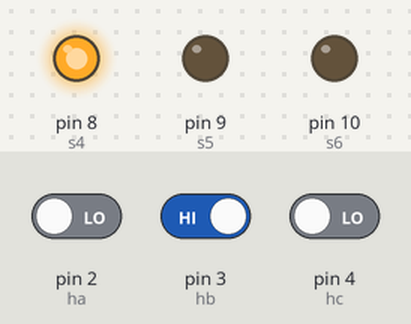
This sketch was run on a simulated Arduino Uno, built with avr-gcc and run on an emulated ATmega328P. On the bench: output pins drawn as LEDs (lit = HIGH). The test bench sets the inputs (shaded band); at power-on: pin 2 (ha) LOW, pin 4 (hc) LOW, pin 3 (hb) HIGH. Pins used as bus, display or sensor lines are not drawn.

Above: at 1.2 s.
1.3 s: pin 2 (ha) driven HIGH
At 1.8 s:
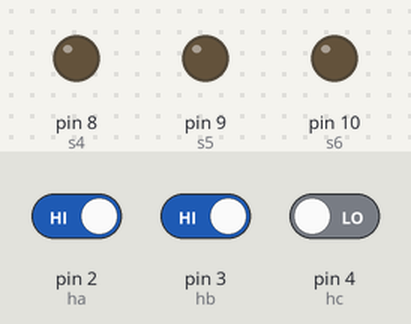
2.8 s: pin 2 (ha) driven LOW
At 4.0 s:
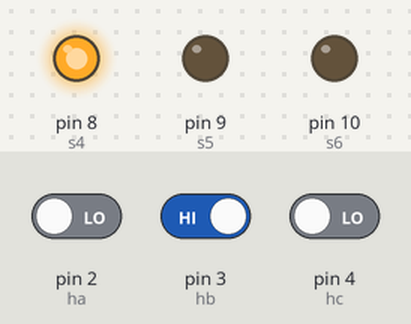
4.3 s: pin 4 (hc) driven HIGH
At 5.2 s:
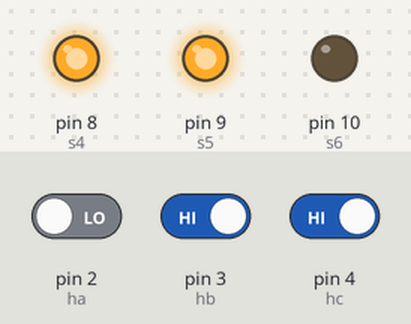
5.8 s: pin 3 (hb) driven LOW
At 6.4 s:
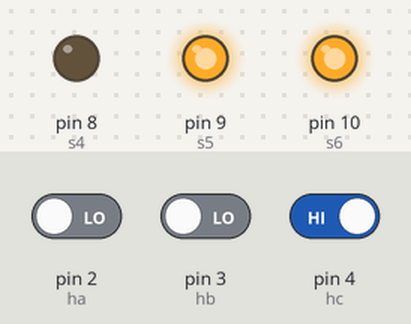
7.3 s: pin 2 (ha) driven HIGH
At 8.5 s:
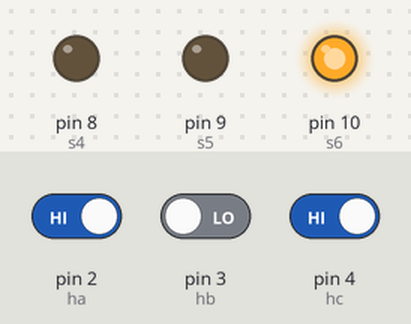
8.8 s: pin 4 (hc) driven LOW
At 9.9 s:
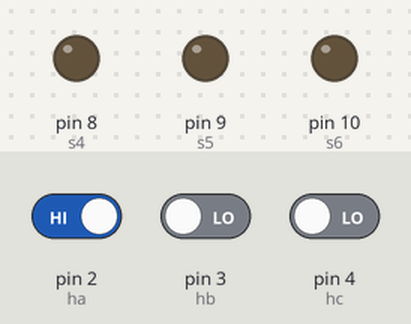
Timing chart, 0 to 11.3 s (numbered marks = the images above; inputs shaded):
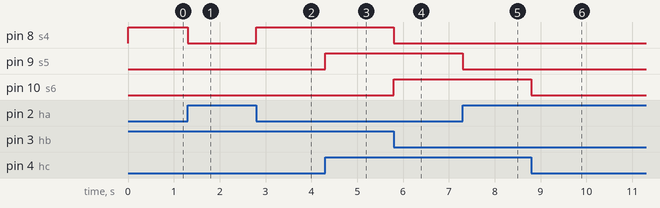

Measured:
- after the input at 1.3 s, pin 8 (s4): HIGH → LOW at once
- after the input at 2.8 s, pin 8 (s4): LOW → HIGH at once
- after the input at 4.3 s, pin 9 (s5): LOW → HIGH at once
- after the input at 5.8 s, pin 8 (s4): HIGH → LOW at once; pin 10 (s6): LOW → HIGH at once
- after the input at 7.3 s, pin 9 (s5): HIGH → LOW at once
- after the input at 8.8 s, pin 10 (s6): HIGH → LOW at once

The sketch:

part2.ino
```cpp
int s1=5,s2=6,s3=7,s4=8,s5=9,s6=10;
int ha=2,hb=3,hc=4;
int hallsensor_a,hallsensor_b,hallsensor_c;


void setup() {
  // put your setup code here, to run once:
  pinMode(s1,OUTPUT);
  pinMode(s2,OUTPUT);
  pinMode(s3,OUTPUT);
  pinMode(s4,OUTPUT);
  pinMode(s5,OUTPUT);
  pinMode(s6,OUTPUT);

  pinMode(ha,INPUT);
  pinMode(hb,INPUT);
  pinMode(hc,INPUT);

}

void loop() {
  // put your main code here, to run repeatedly:
hallsensor_a = digitalRead(ha);
hallsensor_b = digitalRead(hb);
hallsensor_c = digitalRead(hc);

if(hallsensor_a==1 && hallsensor_b==0 && hallsensor_c==1)
{
digitalWrite(s1,HIGH);
digitalWrite(s6,HIGH);

digitalWrite(s2,LOW);
digitalWrite(s3,LOW);
digitalWrite(s4,LOW);
digitalWrite(s5,LOW);


}
else if(hallsensor_a==1 && hallsensor_b==0 && hallsensor_c==0)
{
  digitalWrite(s1,HIGH);
digitalWrite(s2,HIGH);

digitalWrite(s3,LOW);
digitalWrite(s4,LOW);
digitalWrite(s5,LOW);
digitalWrite(s6,LOW);


}
else if(hallsensor_a==1 && hallsensor_b==1 && hallsensor_c==0)
{
  digitalWrite(s2,HIGH);
digitalWrite(s3,HIGH);

digitalWrite(s1,LOW);
digitalWrite(s6,LOW);
digitalWrite(s4,LOW);
digitalWrite(s5,LOW);
}
else if(hallsensor_a==0 && hallsensor_b==1 && hallsensor_c==0)
{
  digitalWrite(s3,HIGH);
digitalWrite(s4,HIGH);

digitalWrite(s2,LOW);
digitalWrite(s1,LOW);
digitalWrite(s6,LOW);
digitalWrite(s5,LOW);
}
else if(hallsensor_a==0 && hallsensor_b==1 && hallsensor_c==1)
{
  digitalWrite(s4,HIGH);
digitalWrite(s5,HIGH);

digitalWrite(s2,LOW);
digitalWrite(s3,LOW);
digitalWrite(s1,LOW);
digitalWrite(s6,LOW);
}
else if(hallsensor_a==0 && hallsensor_b==0 && hallsensor_c==1)
{
  digitalWrite(s5,HIGH);
digitalWrite(s6,HIGH);

digitalWrite(s2,LOW);
digitalWrite(s3,LOW);
digitalWrite(s4,LOW);
digitalWrite(s1,LOW);
}

}
```
